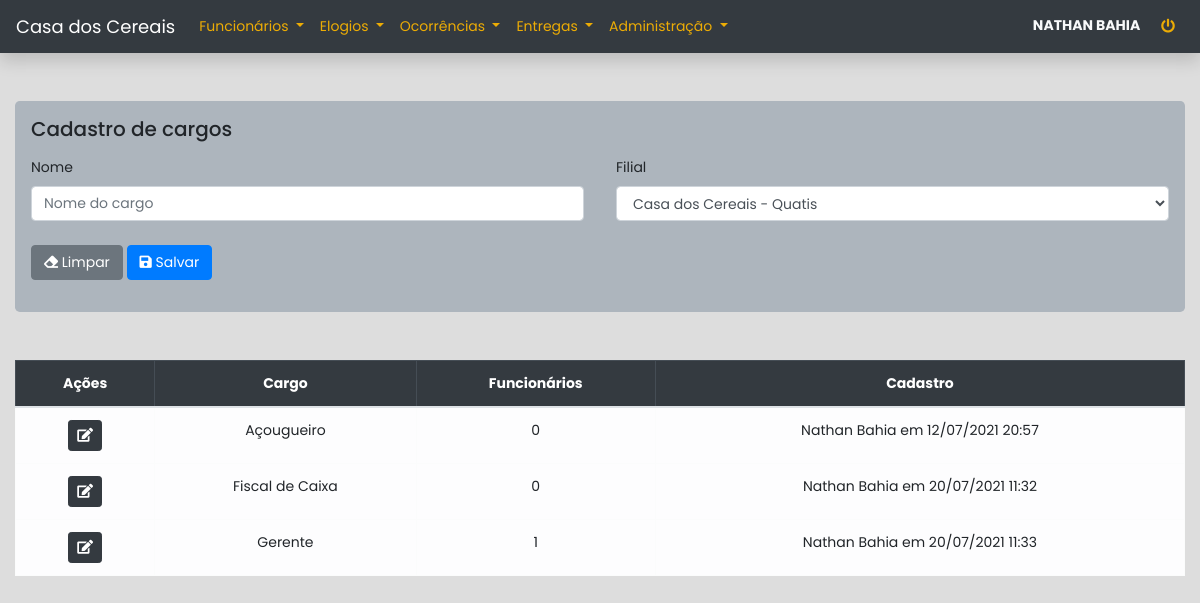
Screenshot of /cargos (signed in) with the database file from the repository.
### apps/core/models.py (models this page shows, shortened)
class Base(models.Model):
    usuario = models.ForeignKey(get_user_model(), on_delete=models.SET_NULL, null=True)
    criacao = models.DateTimeField(auto_now_add=True)
    alteracao = models.DateTimeField(auto_now=True)
    ativo = models.BooleanField(default=True)
    class Meta:
        abstract = True
    @property
    def cadastro(self):
        if self.usuario:
            return f"{self.usuario.get_full_name()} em {self.criacao.strftime('%d/%m/%Y %H:%M')}"
        return f"Usuário excluído em {self.criacao.strftime('%d/%m/%Y')}"

class Cargo(Base):
    nome = models.CharField(max_length=255)
    filial = models.ForeignKey(Filial, on_delete=models.CASCADE)
    is_active = ObjAtivosManager()
    class Meta:
        verbose_name = 'Cargo'
        verbose_name_plural = 'Cargos'
        ordering = ['nome']

### apps/core/views.py (the view, shortened to what this page needs)
# urls.py: path('cargos', views.cargos, name='cargos'),
@login_required
def cargos(request, pk=None):
    usuario = request.user.perfil.latest('id')
    instance = None
    msg_sucesso = 'Cargo cadastrado com sucesso'
    msg_erro = 'Falha ao cadastrar cargo'
    if pk:
        instance = models.Cargo.is_active.get(pk=pk)
        msg_sucesso = 'Cargo editado com sucesso'
        msg_erro = 'Falha ao editar cargo'
    form = forms.CargoForm(
        usuario=usuario,
        instance=instance
    )
    query = None
    if not instance:
        query = models.Cargo.is_active.filter(filial=usuario.filial)
    context = {
        'form': form,
        'instance': instance,
        'cargos': query
    }
    return render(request, 'core/funcionarios/cargos.html', context)

### apps/core/forms.py
class CargoForm(forms.ModelForm):
    nome = forms.CharField(
        widget=forms.TextInput(
            attrs={
                'class': 'form-control',
                'placeholder': 'Nome do cargo',
                'required': True
            }
        )
    )
    filial = forms.ModelChoiceField(
        queryset=models.Filial.is_active.all(),
        widget=forms.Select(
            attrs={
                'class': 'form-control',
                'required': True
            }
        )
    )
    class Meta:
        model = models.Cargo
        fields = ['nome', 'filial']
    def __init__(self, usuario, *args, **kwargs):
        super(CargoForm, self).__init__(*args, **kwargs)
        self.fields['filial'].queryset = models.Filial.is_active.filter(id=usuario.filial.id)
        self.fields['filial'].initial = usuario.filial

### apps/core/context_processors.py (called while the page is built)
def usuario(request):
    if not request.user.is_authenticated:
        return {}
    context = {'usuario': {}}
    perfil = request.user.perfil.order_by('id').last()
    if perfil:
        context['usuario']['filial'] = perfil.filial
        context['usuario']['filiais'] = models.Filial.is_active.all()
        if perfil.tipo == '2':
            context['usuario']['administrador'] = True
    return context

### apps/core/models.py (called while the page is built)
    def get_queryset(self):
        return super(ObjAtivosManager, self).get_queryset().filter(ativo=True)

    def __str__(self):
        return f'{self.nome} - {self.cidade}'

### apps/core/templates/core/funcionarios/cargos.html (shortened to what this page needs)
{% extends 'core/base.html' %}
{% load bootstrap4 %}
{% block content %}
<div class="container-fluid">
    <form method='post' class='my-5 jumbotron p-3' autocomplete="off">
        {% if instance %}
            <h5>Editar cargo</h5>
        {% else %}
            <h5>Cadastro de cargos</h5>
        {% endif %}
        <div class="row mx-0 mt-3">
            <div class="col-12 col-sm-6 px-0 pr-sm-3">
                <div class="form-group mb-2">
                    <label for="{{ form.nome.id_for_label }}">{{ form.nome.label }}</label>
                    {{ form.nome }}
                </div>
            </div>
            <div class="col-12 col-sm-6 px-0 pl-sm-3">
                <div class="form-group mb-2">
                    <label for="{{ form.filial.id_for_label }}">{{ form.filial.label }}</label>
                    {{ form.filial }}
                </div>
            </div>
            <div class="col-12 my-3 px-0">
                {% if instance %}
                    <a href="{% url "core:cargos" %}" type="reset" class="btn btn-secondary">
                        <i class="fas fa-arrow-left"></i> Cancelar
                    </a>
                {% else %}
                    <button type="reset" class="btn btn-secondary">
                        <i class="fas fa-eraser"></i> Limpar
                    </button>
                {% endif %}
                <button type="submit" class="btn btn-primary">
                    <i class="fas fa-save"></i> Salvar
                </button>
            </div>
        </div>
    </form>
    {% if not instance %}
        {% if cargos %}
            <div class="table-responsive mt-5">
                <table class="table table-bordered text-center">
                    <thead class="table-dark">
                        <tr>
                            <th>Ações</th>
                            <th>Cargo</th>
                            <th>Funcionários</th>
                            <th>Cadastro</th>
                        </tr>
                    </thead>
                    <tbody class="table-light">
                        {% for cargo in cargos %}
                        <tr>
                            <td>
                                <div class="btn-group">
                                    <a href="{% url 'core:edit_cargos' cargo.id %}" class="btn btn-sm btn-dark btn-edit-cargo" data-cargo="{{ cargo.id }}" data-toggle="tooltip" title="Editar cargo">
                                        <i class="fas fa-edit"></i>
                                    </a>
                                </div>
                            </td>
                            <td>{{ cargo.nome}}</td>
                            <td>{{ cargo.funcionarios.count}}</td>
                            <td>{{ cargo.cadastro }}</td>
                        </tr>
                        {% endfor %}
                    </tbody>
                </table>
            </div>
            {% else %}
            <div class="alert alert-warning mt-5">
                Nenhum cargo cadastrado até o momento
            </div>
        {% endif %}
    {% endif %}
</div>
{% endblock content %}

### apps/core/templates/core/base.html (shortened to what this page needs)
{% load static %}
<!DOCTYPE html>
{% load bootstrap4 %}
<html lang="pt-br">
    <head>
        <link rel="stylesheet" href="https://use.fontawesome.com/releases/v5.0.13/css/all.css">
        {% bootstrap_css %}
    </head>
    <body>
    <nav class="navbar navbar-expand-lg navbar-dark bg-dark shadow mb-5">
        <a class="navbar-brand" href="{% url 'core:index' %}">Casa dos Cereais</a>
        <div class="collapse navbar-collapse" id="navbarSupportedContent">
            <ul class="navbar-nav mr-auto">
                <li class="nav-item dropdown">
                    <a class="nav-link dropdown-toggle text-warning" href="#" id="dropFuncionarios" role="button"
                       data-toggle="dropdown" aria-haspopup="true" aria-expanded="false">
                        Funcionários
                    </a>
                </li>
                <li class="nav-item dropdown text-warning">
                    <a class="nav-link dropdown-toggle text-warning" href="#" id="dropElogios" role="button"
                       data-toggle="dropdown" aria-haspopup="true" aria-expanded="false">
                        Elogios
                    </a>
                </li>
                <li class="nav-item dropdown">
                    <a class="nav-link dropdown-toggle text-warning" href="#" id="dropOcorrencias" role="button"
                       data-toggle="dropdown" aria-haspopup="true" aria-expanded="false">
                        Ocorrências
                    </a>
                </li>
                <li class="nav-item dropdown">
                    <a class="nav-link dropdown-toggle text-warning" href="#" id="dropEntregas" role="button"
                       data-toggle="dropdown" aria-haspopup="true" aria-expanded="false">
                        Entregas
                    </a>
                </li>
                <li class="nav-item dropdown">
                    <a class="nav-link dropdown-toggle text-warning" href="#" id="dropAdm" role="button"
                       data-toggle="dropdown" aria-haspopup="true" aria-expanded="false">
                        Administração
                    </a>
                </li>
            </ul>
            <div class="text-light text-sm-right">
                <b>{{ request.user.get_full_name|upper }}</b>
                <a class='btn btn-sm ml-2' href="{% url 'usuarios:logout' %}" data-toggle="tooltip" title="Sair do sistema">
                    <i class="fas fa-power-off text-warning"></i>
                </a>
            </div>
        </div>
    </nav>
    {% block content %} {% endblock %}
    </body>
</html>

### apps/core/templates/core/base.html (style rules this page uses)
body, a, .btn, .form-control { font-family: 'Poppins', sans-serif; font-size: 14px !important; }
body { background-color: #DDD; }
.jumbotron { background-color: #adb5bd !important; }
.navbar-brand { font-size: 18px !important; }
.text-warning { color: #ecac05 !important; }

### rows the page displays
Cargo: nome "Açougueiro", funcionarios.count "0", cadastro "Nathan Bahia em 12/07/2021 20:57"
Cargo: nome "Fiscal de Caixa", funcionarios.count "0", cadastro "Nathan Bahia em 20/07/2021 11:32"
Cargo: nome "Gerente", funcionarios.count "1", cadastro "Nathan Bahia em 20/07/2021 11:33"

### other values shown
{{ request.user.get_full_name|upper }} "NATHAN BAHIA"
